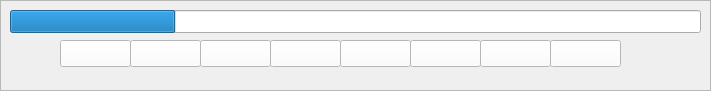
  <widget class="QFrame" name="frame_7">
   <property name="geometry">
    <rect>
     <x>10</x>
     <y>860</y>
     <width>711</width>
     <height>91</height>
    </rect>
   </property>
   <property name="frameShape">
    <enum>QFrame::StyledPanel</enum>
   </property>
   <property name="frameShadow">
    <enum>QFrame::Plain</enum>
   </property>
   <property name="lineWidth">
    <number>200</number>
   </property>
   <property name="midLineWidth">
    <number>200</number>
   </property>
   <widget class="QProgressBar" name="progressBar">
    <property name="geometry">
     <rect>
      <x>10</x>
      <y>10</y>
      <width>691</width>
      <height>23</height>
     </rect>
    </property>
    <property name="value">
     <number>24</number>
    </property>
    <property name="textVisible">
     <bool>false</bool>
    </property>
   </widget>
   <widget class="QPushButton" name="btn_empty_2">
    <property name="geometry">
     <rect>
      <x>60</x>
      <y>40</y>
      <width>71</width>
      <height>27</height>
     </rect>
    </property>
    <property name="cursor">
     <cursorShape>PointingHandCursor</cursorShape>
    </property>
    <property name="styleSheet">
     <string notr="true">background-color: rgb(255,255,255)</string>
    </property>
    <property name="text">
     <string/>
    </property>
   </widget>
   <widget class="QPushButton" name="btn_empty_3">
    <property name="geometry">
     <rect>
      <x>130</x>
      <y>40</y>
      <width>71</width>
      <height>27</height>
     </rect>
    </property>
    <property name="cursor">
     <cursorShape>PointingHandCursor</cursorShape>
    </property>
    <property name="styleSheet">
     <string notr="true">background-color: rgb(255,255,255)</string>
    </property>
    <property name="text">
     <string/>
    </property>
   </widget>
   <widget class="QPushButton" name="btn_empty_4">
    <property name="geometry">
     <rect>
      <x>200</x>
      <y>40</y>
      <width>71</width>
      <height>27</height>
     </rect>
    </property>
    <property name="cursor">
     <cursorShape>PointingHandCursor</cursorShape>
    </property>
    <property name="styleSheet">
     <string notr="true">background-color: rgb(255,255,255)</string>
    </property>
    <property name="text">
     <string/>
    </property>
   </widget>
   <widget class="QPushButton" name="btn_empty_5">
    <property name="geometry">
     <rect>
      <x>270</x>
      <y>40</y>
      <width>71</width>
      <height>27</height>
     </rect>
    </property>
    <property name="cursor">
     <cursorShape>PointingHandCursor</cursorShape>
    </property>
    <property name="styleSheet">
     <string notr="true">background-color: rgb(255,255,255)</string>
    </property>
    <property name="text">
     <string/>
    </property>
   </widget>
   <widget class="QPushButton" name="btn_empty_6">
    <property name="geometry">
     <rect>
      <x>340</x>
      <y>40</y>
      <width>71</width>
      <height>27</height>
     </rect>
    </property>
    <property name="cursor">
     <cursorShape>PointingHandCursor</cursorShape>
    </property>
    <property name="styleSheet">
     <string notr="true">background-color: rgb(255,255,255)</string>
    </property>
    <property name="text">
     <string/>
    </property>
   </widget>
   <widget class="QPushButton" name="btn_empty_7">
    <property name="geometry">
     <rect>
      <x>410</x>
      <y>40</y>
      <width>71</width>
      <height>27</height>
     </rect>
    </property>
    <property name="cursor">
     <cursorShape>PointingHandCursor</cursorShape>
    </property>
    <property name="styleSheet">
     <string notr="true">background-color: rgb(255,255,255)</string>
    </property>
    <property name="text">
     <string/>
    </property>
   </widget>
   <widget class="QPushButton" name="btn_empty_8">
    <property name="geometry">
     <rect>
      <x>480</x>
      <y>40</y>
      <width>71</width>
      <height>27</height>
     </rect>
    </property>
    <property name="cursor">
     <cursorShape>PointingHandCursor</cursorShape>
    </property>
    <property name="styleSheet">
     <string notr="true">background-color: rgb(255,255,255)</string>
    </property>
    <property name="text">
     <string/>
    </property>
   </widget>
   <widget class="QPushButton" name="btn_empty_9">
    <property name="geometry">
     <rect>
      <x>550</x>
      <y>40</y>
      <width>71</width>
      <height>27</height>
     </rect>
    </property>
    <property name="cursor">
     <cursorShape>PointingHandCursor</cursorShape>
    </property>
    <property name="styleSheet">
     <string notr="true">background-color: rgb(255,255,255)</string>
    </property>
    <property name="text">
     <string/>
    </property>
   </widget>
  </widget>
